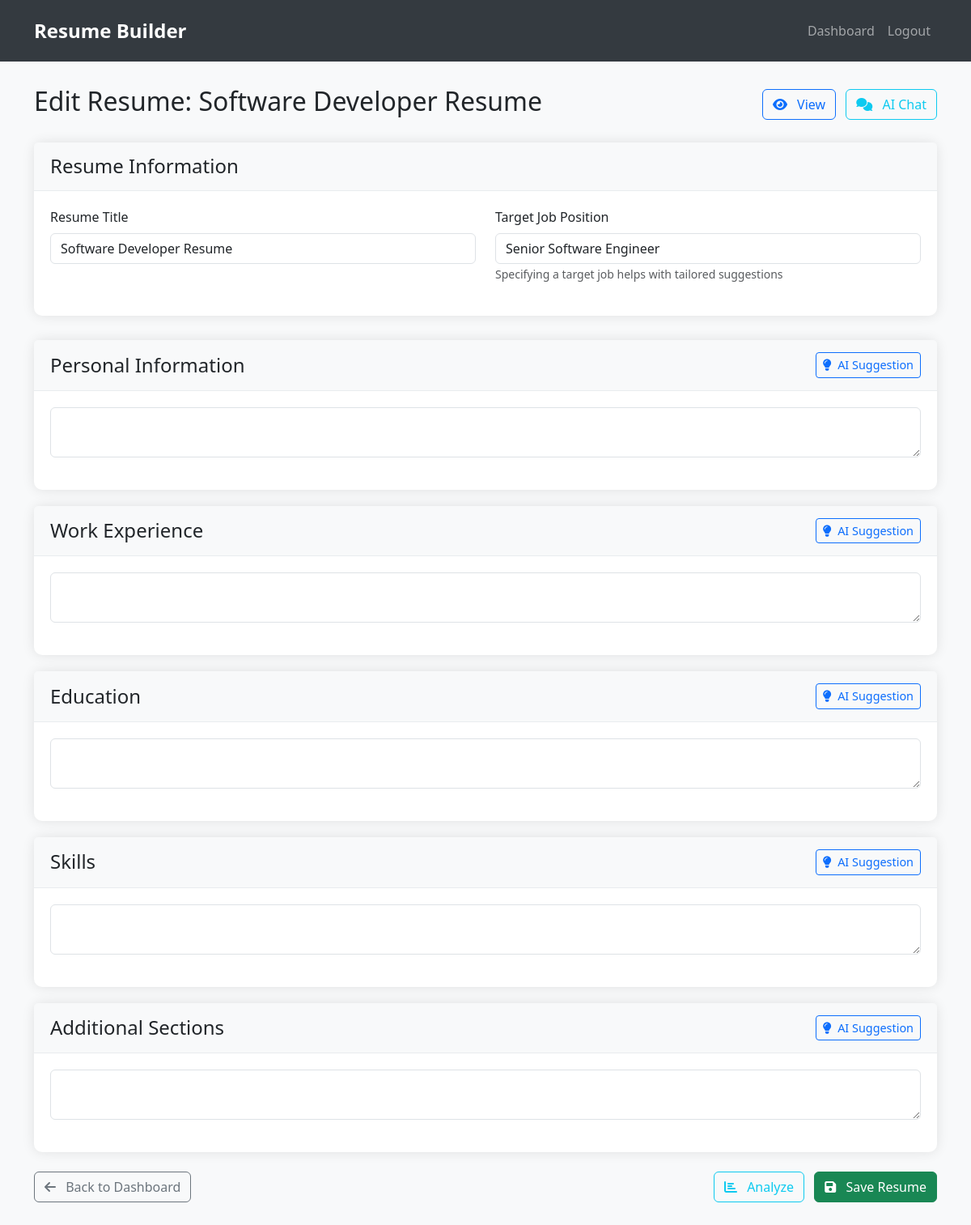
/resume/1/edit (signed in), run on the app's committed database.
### tables this page shows
CREATE TABLE resumes (
        id INTEGER PRIMARY KEY AUTOINCREMENT,
        user_id INTEGER NOT NULL,
        title TEXT NOT NULL,
        content TEXT NOT NULL,
        score REAL,
        target_job TEXT,
        created_at TIMESTAMP DEFAULT CURRENT_TIMESTAMP,
        updated_at TIMESTAMP DEFAULT CURRENT_TIMESTAMP,
        FOREIGN KEY (user_id) REFERENCES users (id)
    );

CREATE TABLE resume_sections (
        id INTEGER PRIMARY KEY AUTOINCREMENT,
        resume_id INTEGER NOT NULL,
        section_name TEXT NOT NULL,
        content TEXT NOT NULL,
        FOREIGN KEY (resume_id) REFERENCES resumes (id) ON DELETE CASCADE
    );

### app.py (the view, shortened to what this page needs)
@app.route('/resume/<int:resume_id>/edit', methods=['GET', 'POST'])
@login_required
def edit_resume(resume_id):
    conn = get_db_connection()
    cursor = conn.cursor()
    cursor.execute('SELECT * FROM resumes WHERE id = ? AND user_id = ?', (resume_id, session['user_id']))
    resume = cursor.fetchone()
    if not resume:
        conn.close()
        flash('Resume not found or access denied')
        return redirect(url_for('dashboard'))
    cursor.execute('SELECT * FROM resume_sections WHERE resume_id = ?', (resume_id,))
    sections = cursor.fetchall()
    conn.close()
    return render_template('edit_resume.html', resume=resume, sections=sections)

### app.py (called while the page is built)
def get_db_connection():
    conn = sqlite3.connect('resume_builder.db')
    conn.row_factory = sqlite3.Row
    return conn

def login_required(f):
    @wraps(f)
    def decorated_function(*args, **kwargs):
        if 'user_id' not in session:
            return redirect(url_for('login', next=request.url))
        return f(*args, **kwargs)
    return decorated_function

### templates/edit_resume.html (shortened to what this page needs)
<!DOCTYPE html>
<html lang="en">
<head>
    <link href="https://cdn.jsdelivr.net/npm/bootstrap@5.3.0-alpha1/dist/css/bootstrap.min.css" rel="stylesheet">
    <link rel="stylesheet" href="https://cdnjs.cloudflare.com/ajax/libs/font-awesome/6.0.0/css/all.min.css">
</head>
<body>
    <nav class="navbar navbar-expand-lg navbar-dark">
        <div class="container">
            <a class="navbar-brand" href="{{ url_for('dashboard') }}">Resume Builder</a>
            <div class="collapse navbar-collapse" id="navbarNav">
                <ul class="navbar-nav ms-auto">
                    <li class="nav-item">
                        <a class="nav-link" href="{{ url_for('dashboard') }}">Dashboard</a>
                    </li>
                    <li class="nav-item">
                        <a class="nav-link" href="{{ url_for('logout') }}">Logout</a>
                    </li>
                </ul>
            </div>
        </div>
    </nav>
    <div class="container main-container">
        <div class="d-flex justify-content-between align-items-center mb-4">
            <h2>Edit Resume: {{ resume.title }}</h2>
            <div>
                <a href="{{ url_for('view_resume', resume_id=resume.id) }}" class="btn btn-outline-primary me-2">
                    <i class="fas fa-eye me-2"></i> View
                </a>
                <a href="{{ url_for('resume_chat', resume_id=resume.id) }}" class="btn btn-outline-info">
                    <i class="fas fa-comments me-2"></i> AI Chat
                </a>
            </div>
        </div>
        <form method="POST" action="{{ url_for('edit_resume', resume_id=resume.id) }}">
            <div class="card">
                <div class="card-header">
                    <h4 class="mb-0">Resume Information</h4>
                </div>
                <div class="card-body">
                    <div class="row">
                        <div class="col-md-6">
                            <div class="form-group">
                                <label for="title" class="form-label">Resume Title</label>
                                <input type="text" class="form-control" id="title" name="title" value="{{ resume.title }}" required>
                            </div>
                        </div>
                        <div class="col-md-6">
                            <div class="form-group">
                                <label for="target_job" class="form-label">Target Job Position</label>
                                <input type="text" class="form-control" id="target_job" name="target_job" value="{{ resume.target_job }}">
                                <small class="form-text text-muted">Specifying a target job helps with tailored suggestions</small>
                            </div>
                        </div>
                    </div>
                </div>
            </div>
            {% for section in sections %}
                <div class="card section-card">
                    <div class="card-header">
                        <div class="section-header">
                            <h4 class="mb-0">{{ section.section_name }}</h4>
                            <button type="button" class="btn btn-sm btn-outline-primary ai-helper-btn"
                                    onclick="getAiSuggestion('{{ section.section_name }}', '{{ section.id }}')">
                                <i class="fas fa-lightbulb me-1"></i> AI Suggestion
                            </button>
                        </div>
                    </div>
                    <div class="card-body">
                        <div class="form-group">
                            <textarea class="form-control section-textarea" id="section_{{ section.id }}"
                                      name="section_{{ section.id }}">{{ section.content }}</textarea>
                        </div>
                    </div>
                </div>
            {% endfor %}
            <div class="d-flex justify-content-between mt-4">
                <a href="{{ url_for('dashboard') }}" class="btn btn-outline-secondary">
                    <i class="fas fa-arrow-left me-2"></i> Back to Dashboard
                </a>
                <div>
                    <a href="{{ url_for('analyze_resume', resume_id=resume.id) }}" class="btn btn-outline-info me-2">
                        <i class="fas fa-chart-bar me-2"></i> Analyze
                    </a>
                    <button type="submit" class="btn btn-success">
                        <i class="fas fa-save me-2"></i> Save Resume
                    </button>
                </div>
            </div>
        </form>
    </div>
</body>
</html>

### templates/edit_resume.html (style rules this page uses)
body { background-color: #f8f9fa; }
.navbar { background-color: #343a40; padding: 15px 0; }
.navbar-brand { font-weight: bold; font-size: 1.5rem; }
.main-container { margin-top: 30px; padding-bottom: 50px; }
.card { border: none; border-radius: 10px; box-shadow: 0 0 15px rgba(0, 0, 0, 0.1); margin-bottom: 30px; }
.card-header { background-color: #f8f9fa; border-bottom: 1px solid #e9ecef; padding: 15px 20px; }
.card-body { padding: 20px; }
.section-card { margin-bottom: 20px; }
.form-group { margin-bottom: 20px; }
.section-textarea { min-height: 150px; }
.section-header { display: flex; justify-content: space-between; align-items: center; }
.ai-helper-btn { font-size: 0.9rem; }

### data on the page
resumes: title "Software Developer Resume", target_job "Senior Software Engineer"
resume_sections: section_name "Personal Information"
resume_sections: section_name "Work Experience"
resume_sections: section_name "Education"
resume_sections: section_name "Skills"
resume_sections: section_name "Additional Sections"
